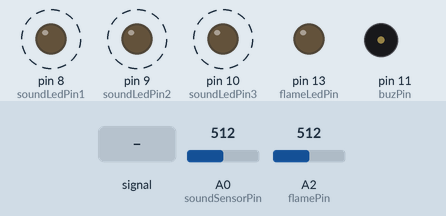
This sketch was run on a simulated Arduino Uno, built with avr-gcc and run on an emulated ATmega328P. Parts: output pins drawn as LEDs (lit = HIGH), buzzer (waves = sounding). Dashed ring = blinking. Inputs (shaded band) come from the test bench; at power-on: A2 (flamePin) = 512, A0 (soundSensorPin) = 512.

Above: at 0.9 s.
1.3 s: A2 (flamePin) fed a 200 Hz sine of ±460 counts around its level
At 1.78 s:
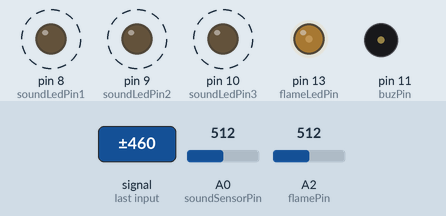
4.3 s: A2 (flamePin) set to 490
At 4.72 s:
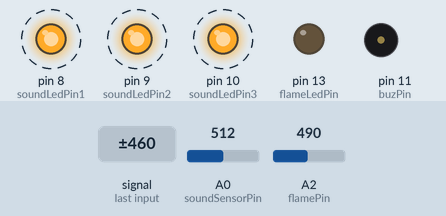
7.3 s: A2 (flamePin) set to 213
10.3 s: A2 (flamePin) set to 191
At 10.76 s:
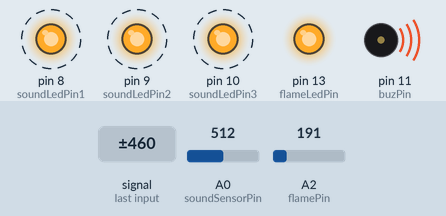
13.3 s: A0 (soundSensorPin) set to 482
At 13.3 s:
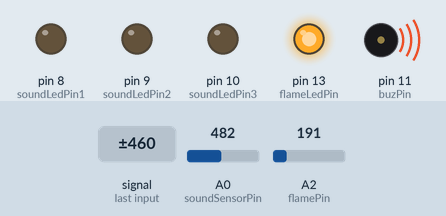
14.8 s: A0 (soundSensorPin) fed a 2 Hz sine of ±306 counts around its level
At 15.1 s:
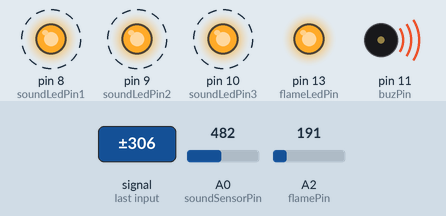
Timing chart, 0 to 18.8 s (numbered marks = the images above; inputs shaded):
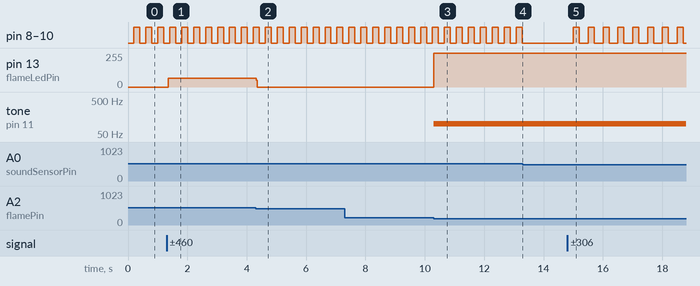

Measured:
- the behaviour switches between 201 and 200 on A2 (flamePin) (found by bisection; images 2 and 3)
- the behaviour switches between 501 and 500 on A0 (soundSensorPin) (found by bisection; images 3 and 4)
- after the input at 1.3 s, pin 13 (flameLedPin): 0/255 → 66/255 after 0.05 s
- after the input at 4.3 s, pin 13 (flameLedPin): 66/255 → 0/255 at once
- after the input at 10.3 s, pin 13 (flameLedPin): 0/255 → 255/255 at once; tone on pin 11 (buzPin): silent → 100 Hz at once
- after the input at 13.3 s, pin 8 (soundLedPin1), pin 9 (soundLedPin2), pin 10 (soundLedPin3): stops changing and stays LOW
- after the input at 14.8 s, pin 8 (soundLedPin1), pin 9 (soundLedPin2), pin 10 (soundLedPin3): alternates HIGH for 0.20 s and LOW for 0.30 s, starting after 0.21 s
- by itself, pin 8 (soundLedPin1), pin 9 (soundLedPin2), pin 10 (soundLedPin3): alternates HIGH for 0.20 s and LOW for 0.20 s

The sketch:

Fire_Alarm___Sound_Sensor.ino
```cpp
const int flamePin = A2;       // Flame sensor connected to analog pin A2
const int flameLedPin = 13;    // LED for flame sensor feedback connected to digital pin 13
const int buzPin = 11;         // Buzzer connected to digital pin 11
const int flameThreshold = 200; // Threshold for flame sensor

const int soundSensorPin = A0; // Sound sensor connected to analog pin A0
const int soundLedPin1 = 8;    // First sound LED connected to digital pin 8
const int soundLedPin2 = 9;    // Second sound LED connected to digital pin 9
const int soundLedPin3 = 10;   // Third sound LED connected to digital pin 10
const int soundThreshold = 500; // Threshold for sound sensor
const int debounceDelay = 200; // Debounce delay for sound sensor

int flameSensorValue = 0;      // Variable to store the flame sensor reading
bool soundLedState = false;    // Variable to keep track of the LED state for sound sensor
unsigned long lastClapTime = 0; // Variable to store the last clap time

void setup() {
  Serial.begin(9600);
  pinMode(flameLedPin, OUTPUT);
  pinMode(flamePin, INPUT);
  pinMode(buzPin, OUTPUT);
  pinMode(soundLedPin1, OUTPUT);
  pinMode(soundLedPin2, OUTPUT);
  pinMode(soundLedPin3, OUTPUT);
  digitalWrite(flameLedPin, LOW);
  digitalWrite(soundLedPin1, LOW);
  digitalWrite(soundLedPin2, LOW);
  digitalWrite(soundLedPin3, LOW);
}

void loop() {
  // Read the flame sensor
  flameSensorValue = analogRead(flamePin);

  if (flameSensorValue <= flameThreshold) {
    digitalWrite(flameLedPin, HIGH); // Turn on the flame LED
    tone(buzPin, 100);              // Turn on the buzzer
  } else {
    digitalWrite(flameLedPin, LOW);  // Turn off the flame LED
    noTone(buzPin);                  // Turn off the buzzer
  }

  // Read the sound sensor
  int soundSensorValue = analogRead(soundSensorPin);

  if (soundSensorValue > soundThreshold && millis() - lastClapTime > debounceDelay) {
    soundLedState = !soundLedState; // Toggle the sound LED state
    digitalWrite(soundLedPin1, soundLedState ? HIGH : LOW); // Control first sound LED
    digitalWrite(soundLedPin2, soundLedState ? HIGH : LOW); // Control second sound LED
    digitalWrite(soundLedPin3, soundLedState ? HIGH : LOW); // Control third sound LED
    lastClapTime = millis();       // Update the last clap time
  }
}
```
